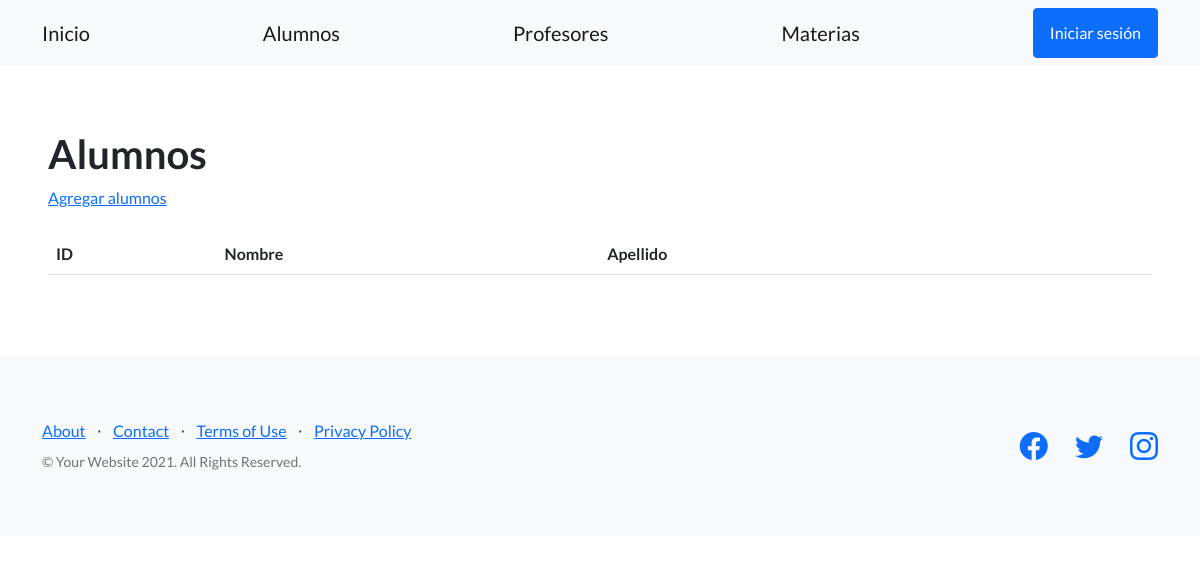
/app/alumnos/, run on an earlier commit of the app's database.
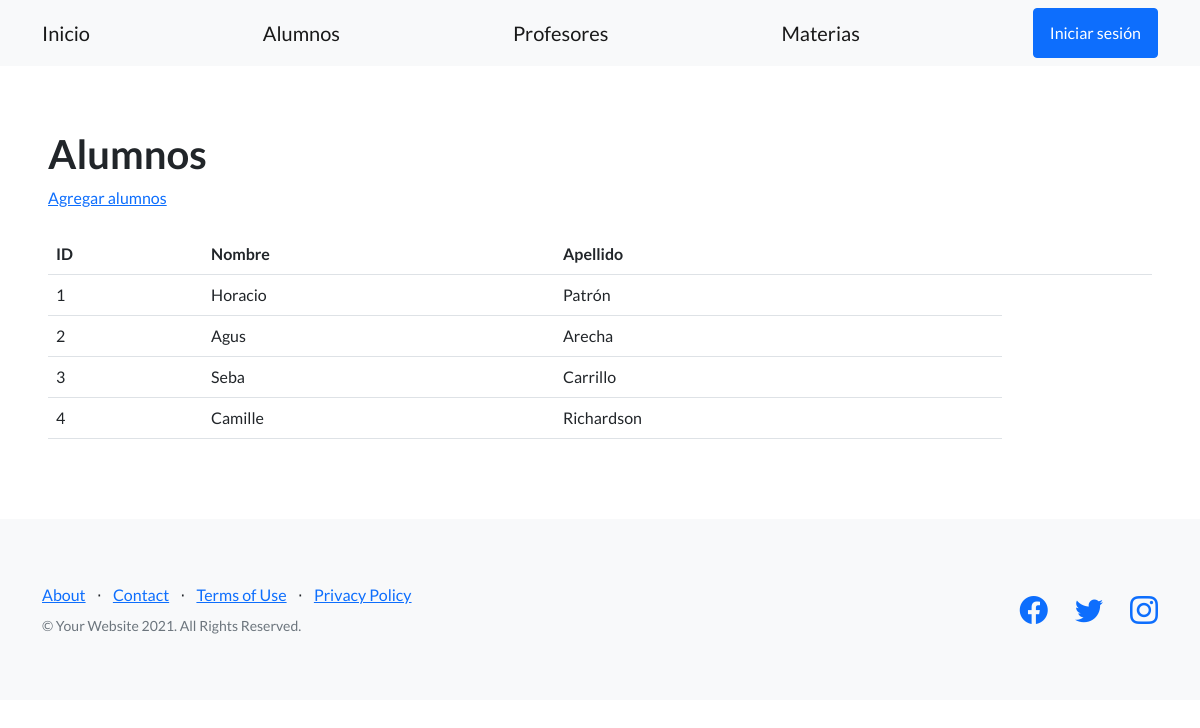
And on a later commit of the database.
### app/models.py (models this page shows, shortened)
class Alumno(models.Model):
    nombre=models.CharField(max_length=50)
    apellido=models.CharField(max_length=50)
    email=models.EmailField()

### app/views.py (the view)
# urls.py: path('alumnos/', listar_alumnos, name="alumnos"),
def listar_alumnos(request):
    contexto = {
        "alumnos": Alumno.objects.all(),
    }
    http_response= render(
        request=request,
        template_name='app/alumnos.html',
        context=contexto,
    )
    return http_response

### app/templates/app/alumnos.html
{% extends "app/base.html" %}
{% load static %}
{% block contenido %}
<section>
  <div>
    <h1>Alumnos</h1>
    <a href="{% url 'agregar_alumno' %}">Agregar alumnos</a>
    <br><br>
    <table class="table">
      <tbody>
        <tr>
          <th>ID</th>
          <th>Nombre</th>
          <th>Apellido</th>
          <th></th>
          <th></th>
        </tr>
        {% for alumno in alumnos %}
        <tr>
          <td>{{ alumno.id }}</td>
          <td>{{ alumno.nombre }}</td>
          <td>{{ alumno.apellido }}</td>
        </tr>
        {% endfor %}
      </tbody>
    </table>
  </div>
</section>
{% endblock contenido %}

What changed in the data, as far as the page shows it:
added Alumno: id "1", nombre "Horacio", apellido "Patrón"
added Alumno: id "2", nombre "Agus", apellido "Arecha"
added Alumno: id "3", nombre "Seba", apellido "Carrillo"
added Alumno: id "4", nombre "Camille", apellido "Richardson"
